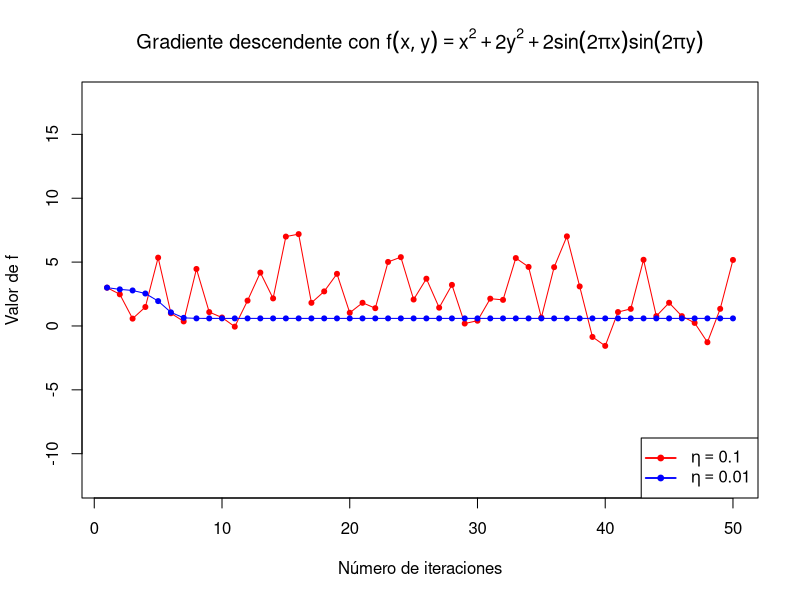

The R source for this figure: (Note: this script raises an error after producing the figure.)
## ---- chunk 1
knitr::opts_chunk$set(echo = TRUE)
library(knitr)
## ---- chunk 2
# Devuelve el valor del gradiente de E en el punto (u,v)
E.gradiente <- function(punto){
  u <- punto[1]
  v <- punto[2]
  
  coeff <- 2*(u*exp(v) - 2*v*exp(-u))
  
  return(coeff * c(exp(v) + 2*v*exp(-u), u*exp(v) - 2*exp(-u)))
}
## ---- chunk 3
E <- function(punto){
  u <- punto[1]
  v <- punto[2]
  
  return((u*exp(v) - 2*v*exp(-u))^2)
}

gradienteDescendente <- function(f, f.gradiente, w_0 = c(1,1), eta = 0.1, tol = 1e-14, maxIter = 100){
  w <- w_0
  iteraciones <- 0
  
  while(f(w) >= tol && iteraciones < maxIter){
    direccion <- -f.gradiente(w)
    w <- w + eta*direccion
    iteraciones <- iteraciones + 1
  }
  
  return(list("Pesos"=w, "Iter"=iteraciones))
}
## ---- chunk 4
resultado.E <- gradienteDescendente(E, E.gradiente)
## ---- chunk 5
f <- function(punto){
  x <- punto[1]
  y <- punto[2]
  
  return( x*x + 2*y*y + 2*sin(2*pi*x)*sin(2*pi*y) )
}
## ---- chunk 6
# Devuelve el valor del gradiente de f en el punto (x,y)
f.gradiente <- function(punto){
  x <- punto[1]
  y <- punto[2]
  
  f.grad.x <- 2*x + 4*pi*sin(2*pi*y)*cos(2*pi*x)
  f.grad.y <- 4*y + 4*pi*sin(2*pi*x)*cos(2*pi*y)
  
  return(c(f.grad.x, f.grad.y))
}
## ---- chunk 7
gradienteDescendente.log <- function(f, f.gradiente, w_0 = c(1,1), eta = 0.1, maxIter = 50){
  w <- w_0
  valorIter <- f(w)
  
  
  while(length(valorIter) < maxIter){
    direccion <- -f.gradiente(w)
    w <- w + eta*direccion
    valorIter <- c(valorIter, f(w))
  }
  
  return(list("Pesos"=w, "Iter"=length(valorIter)-1, "Valores"=valorIter))
}
## ---- chunk 8
# Ejecutamos el experimento con ambos parámetros
resultado.f.0.01 <- gradienteDescendente.log(f, f.gradiente, eta = 0.01)
resultado.f.0.1 <- gradienteDescendente.log(f, f.gradiente, eta = 0.1)

# Generamos los dos plots
plot(resultado.f.0.1$Valores, col = 'red', pch = 20, asp=1, type='o',
     main=expression(paste("Gradiente descendente con ",
                           f(x,y) == x^2 + 2*y^2 + 2*plain(sin)(2*pi*x)*plain(sin)(2*pi*y))),
     xlab="Número de iteraciones", ylab="Valor de f")
points(resultado.f.0.01$Valores, col = 'blue', pch = 20, asp=1, type='o')

# Añadimos leyenda de los datos dibujados.
legend("bottomright", c(expression(eta == 0.1), expression(eta == 0.01)),
       bg="white", col=c("red", "blue"), lty=1, pch=20, lwd=1.75)
## ---- chunk 9
gradienteDescendente.log2 <- function(f, f.gradiente, w_0 = c(1,1), eta = 0.1, maxIter = 50){
  w <- w_0
  variables.x <- w[1]
  variables.y <- w[2]
  valores <- f(w)
  
  
  while(length(valores) < maxIter){
    direccion <- -f.gradiente(w)
    w <- w + eta*direccion
    variables.x <- c(variables.x, w[1])
    variables.y <- c(variables.y, w[2])
    valores <- c(valores, f(w))
  }
  
  return(list("Pesos"=w, "Iter"=length(valores)-1,
              "Res"=data.frame(X = variables.x, Y = variables.y, Value = valores)))
}
## ---- chunk 10
# Definimos una función que, dado p, devuelve el valor mínimo del gradiente descendente
# con punto inicial = (p,p) y dónde se alcanza este:
minimoGradiente <- function(p){
  valores <- gradienteDescendente.log2(f, f.gradiente, c(p, p))$Res
  unlist(valores[which.min(valores$Value),])
}

# Definimos los puntos iniciales
puntosIniciales <- c(0.1, 1, -0.5, 1)

# Usamos la funcion minimoGradiente sobre cada uno de los puntos anteriores
tablaMinimos <- lapply(puntosIniciales, minimoGradiente)

# Convertimos la lista devuelta en un data frame y ponemos nombres a columnas y filas
tablaMinimos <- data.frame(matrix(unlist(tablaMinimos), nrow=4, byrow=T))
colnames(tablaMinimos) <- c("X", "Y", "Valor")
rownames(tablaMinimos) <- c("(0.1, 0.1)", "(1, 1)", "(-0.5, 0.5)", "(-1, -1)")

# Generamos la tabla solicitada
kable(tablaMinimos, digits=5)
## ---- chunk 11
coordenadaDescendente <- function(f, f.grad, w_0 = c(1,1), eta = 0.1, tol = 1e-14, maxIter = 50){
  w <- w_0
  iteraciones <- 0
  
  while(f(w) >= tol && iteraciones < maxIter){
    direccion.x <- c(-f.grad(w)[1], 0)
    w <- w + eta*direccion.x
    
    direccion.y <- c(0, -f.grad(w)[2])
    w <- w + eta*direccion.y
    
    iteraciones <- iteraciones + 1
  }
  
  return(list("Pesos"=w, "Iter"=iteraciones))
}
## ---- chunk 12
res.coordDesc <- coordenadaDescendente(E, E.gradiente, maxIter = 15)
## ---- chunk 13
# Tomamos los resultados para f
comp.f.grad <- gradienteDescendente(f, f.gradiente, maxIter = 20, tol=-999999)
comp.f.coor <- coordenadaDescendente(f, f.gradiente, maxIter = 20, tol=-999999)

# Tomamos los resultados para E
comp.E.grad <- gradienteDescendente(E, E.gradiente, maxIter = 20, tol=-999999)
comp.E.coor <- coordenadaDescendente(E, E.gradiente, maxIter = 20, tol=-999999)

# Obtenemos el valor de f en el mínimo devuelto por ambos algoritmos
min.f.grad <- f(comp.f.grad$Pesos)
min.f.coor <- f(comp.f.coor$Pesos)

# Obtenemos el valor de E en el mínimo devuelto por ambos algoritmos
min.E.grad <- E(comp.E.grad$Pesos)
min.E.coor <- E(comp.E.coor$Pesos)
## ---- chunk 14
# Generamos un data frame con los datos obtenidos
tablaComp <- data.frame(c(min.f.coor, min.E.coor),
                        c(min.f.grad, min.E.grad))

colnames(tablaComp) <- c("Valor de f", "Valor de E")
rownames(tablaComp) <- c("Coordenada descendente", "Gradiente descendente")

# Generamos la tabla a partir del data frame
kable(tablaComp, digits=15)
## ---- chunk 15
# Tomamos los resultados para f
comp.f.grad <- gradienteDescendente(f, f.gradiente, maxIter = 20, tol=-999999)
comp.f.coor <- coordenadaDescendente(f, f.gradiente, maxIter = 10, tol=-999999)

# Tomamos los resultados para E
comp.E.grad <- gradienteDescendente(E, E.gradiente, maxIter = 20, tol=-999999)
comp.E.coor <- coordenadaDescendente(E, E.gradiente, maxIter = 10, tol=-999999)

# Obtenemos el valor de f en el mínimo devuelto por ambos algoritmos
min.f.grad <- f(comp.f.grad$Pesos)
min.f.coor <- f(comp.f.coor$Pesos)

# Obtenemos el valor de E en el mínimo devuelto por ambos algoritmos
min.E.grad <- E(comp.E.grad$Pesos)
min.E.coor <- E(comp.E.coor$Pesos)
## ---- chunk 16
# Generamos un data frame con los datos obtenidos
tablaComp <- data.frame(c(min.f.coor, min.E.coor),
                        c(min.f.grad, min.E.grad))

colnames(tablaComp) <- c("Valor de f", "Valor de E")
rownames(tablaComp) <- c("Coordenada descendente", "Gradiente descendente")

# Generamos la tabla a partir del data frame
kable(tablaComp, digits=15)
## ---- chunk 17
metodoNewton <- function(f, w_0 = c(1,1), eta = 0.1, maxIter = 50){
  w <- w_0
  variables.x <- w[1]
  variables.y <- w[2]
  valores <- f(w)
  
  
  while(length(valores) < maxIter){
    direccion <- -solve(hessian(f, w)) %*% grad(f, w)
    w <- w + eta*direccion
    variables.x <- c(variables.x, w[1])
    variables.y <- c(variables.y, w[2])
    valores <- c(valores, f(w))
  }
  
  return(list("Pesos"=w, "Iter"=length(valores)-1,
              "Res"=data.frame(X = variables.x, Y = variables.y, Value = valores)))
}
## ---- chunk 18
# Definimos una función que, dado p, devuelve el valor mínimo del método de Newton
# con punto inicial = (p,p) y dónde se alcanza este:
minimoGradiente <- function(p){
  valores <- metodoNewton(f, c(p, p))$Res
  unlist(valores[which.min(valores$Value),])
}

# Definimos los puntos iniciales
puntosIniciales <- c(0.1, 1, -0.5, 1)

# Usamos la funcion minimoGradiente sobre cada uno de los puntos anteriores
tablaMinimos.N <- lapply(puntosIniciales, minimoGradiente)

# Convertimos la lista devuelta en un data frame y ponemos nombres a columnas y filas
tablaMinimos.N <- data.frame(matrix(unlist(tablaMinimos.N), nrow=4, byrow=T))
colnames(tablaMinimos.N) <- c("X", "Y", "Valor")
rownames(tablaMinimos.N) <- c("(0.1, 0.1)", "(1, 1)", "(-0.5, 0.5)", "(-1, -1)")

# Generamos la tabla solicitada
kable(tablaMinimos.N, digits=5)
